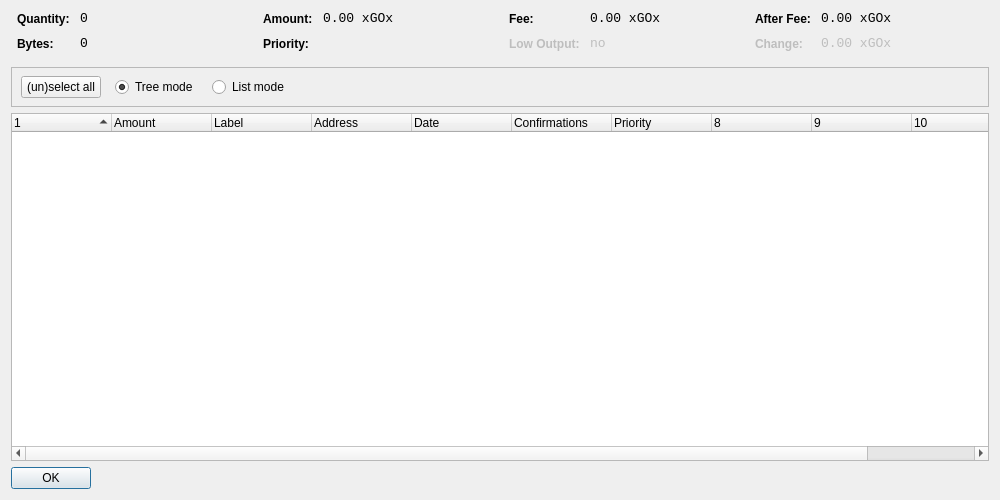
<?xml version="1.0" encoding="UTF-8"?>
<ui version="4.0">
 <class>CoinControlDialog</class>
 <widget class="QDialog" name="CoinControlDialog">
  <property name="geometry">
   <rect>
    <x>0</x>
    <y>0</y>
    <width>1000</width>
    <height>500</height>
   </rect>
  </property>
  <property name="windowTitle">
   <string>Coin Control</string>
  </property>
  <layout class="QVBoxLayout" name="verticalLayout">
   <item>
    <layout class="QHBoxLayout" name="horizontalLayoutTop" stretch="0,0,0,0">
     <property name="topMargin">
      <number>0</number>
     </property>
     <property name="bottomMargin">
      <number>10</number>
     </property>
     <item>
      <layout class="QFormLayout" name="formLayoutCoinControl1">
       <property name="horizontalSpacing">
        <number>10</number>
       </property>
       <property name="verticalSpacing">
        <number>10</number>
       </property>
       <property name="leftMargin">
        <number>6</number>
       </property>
       <property name="rightMargin">
        <number>6</number>
       </property>
       <item row="0" column="0">
        <widget class="QLabel" name="labelCoinControlQuantityText">
         <property name="styleSheet">
          <string notr="true">font-weight:bold;</string>
         </property>
         <property name="text">
          <string>Quantity:</string>
         </property>
        </widget>
       </item>
       <item row="0" column="1">
        <widget class="QLabel" name="labelCoinControlQuantity">
         <property name="font">
          <font>
           <family>Monospace</family>
           <pointsize>10</pointsize>
          </font>
         </property>
         <property name="cursor">
          <cursorShape>IBeamCursor</cursorShape>
         </property>
         <property name="contextMenuPolicy">
          <enum>Qt::ActionsContextMenu</enum>
         </property>
         <property name="text">
          <string notr="true">0</string>
         </property>
         <property name="textInteractionFlags">
          <set>Qt::LinksAccessibleByMouse|Qt::TextSelectableByKeyboard|Qt::TextSelectableByMouse</set>
         </property>
        </widget>
       </item>
       <item row="1" column="0">
        <widget class="QLabel" name="labelCoinControlBytesText">
         <property name="styleSheet">
          <string notr="true">font-weight:bold;</string>
         </property>
         <property name="text">
          <string>Bytes:</string>
         </property>
        </widget>
       </item>
       <item row="1" column="1">
        <widget class="QLabel" name="labelCoinControlBytes">
         <property name="font">
          <font>
           <family>Monospace</family>
           <pointsize>10</pointsize>
          </font>
         </property>
         <property name="cursor">
          <cursorShape>IBeamCursor</cursorShape>
         </property>
         <property name="contextMenuPolicy">
          <enum>Qt::ActionsContextMenu</enum>
         </property>
         <property name="text">
          <string notr="true">0</string>
         </property>
         <property name="textInteractionFlags">
          <set>Qt::LinksAccessibleByMouse|Qt::TextSelectableByKeyboard|Qt::TextSelectableByMouse</set>
         </property>
        </widget>
       </item>
      </layout>
     </item>
     <item>
      <layout class="QFormLayout" name="formLayoutCoinControl2">
       <property name="horizontalSpacing">
        <number>10</number>
       </property>
       <property name="verticalSpacing">
        <number>10</number>
       </property>
       <property name="leftMargin">
        <number>6</number>
       </property>
       <property name="rightMargin">
        <number>6</number>
       </property>
       <item row="0" column="0">
        <widget class="QLabel" name="labelCoinControlAmountText">
         <property name="styleSheet">
          <string notr="true">font-weight:bold;</string>
         </property>
         <property name="text">
          <string>Amount:</string>
         </property>
        </widget>
       </item>
       <item row="0" column="1">
        <widget class="QLabel" name="labelCoinControlAmount">
         <property name="font">
          <font>
           <family>Monospace</family>
           <pointsize>10</pointsize>
          </font>
         </property>
         <property name="cursor">
          <cursorShape>IBeamCursor</cursorShape>
         </property>
         <property name="contextMenuPolicy">
          <enum>Qt::ActionsContextMenu</enum>
         </property>
         <property name="text">
          <string notr="true">0.00 xGOx</string>
         </property>
         <property name="textInteractionFlags">
          <set>Qt::LinksAccessibleByMouse|Qt::TextSelectableByKeyboard|Qt::TextSelectableByMouse</set>
         </property>
        </widget>
       </item>
       <item row="1" column="0">
        <widget class="QLabel" name="labelCoinControlPriorityText">
         <property name="styleSheet">
          <string notr="true">font-weight:bold;</string>
         </property>
         <property name="text">
          <string>Priority:</string>
         </property>
        </widget>
       </item>
       <item row="1" column="1">
        <widget class="QLabel" name="labelCoinControlPriority">
         <property name="font">
          <font>
           <family>Monospace</family>
           <pointsize>10</pointsize>
          </font>
         </property>
         <property name="cursor">
          <cursorShape>IBeamCursor</cursorShape>
         </property>
         <property name="contextMenuPolicy">
          <enum>Qt::ActionsContextMenu</enum>
         </property>
         <property name="text">
          <string/>
         </property>
         <property name="textInteractionFlags">
          <set>Qt::LinksAccessibleByMouse|Qt::TextSelectableByKeyboard|Qt::TextSelectableByMouse</set>
         </property>
        </widget>
       </item>
      </layout>
     </item>
     <item>
      <layout class="QFormLayout" name="formLayoutCoinControl3">
       <property name="horizontalSpacing">
        <number>10</number>
       </property>
       <property name="verticalSpacing">
        <number>10</number>
       </property>
       <property name="leftMargin">
        <number>6</number>
       </property>
       <property name="rightMargin">
        <number>6</number>
       </property>
       <item row="0" column="0">
        <widget class="QLabel" name="labelCoinControlFeeText">
         <property name="styleSheet">
          <string notr="true">font-weight:bold;</string>
         </property>
         <property name="text">
          <string>Fee:</string>
         </property>
        </widget>
       </item>
       <item row="0" column="1">
        <widget class="QLabel" name="labelCoinControlFee">
         <property name="font">
          <font>
           <family>Monospace</family>
           <pointsize>10</pointsize>
          </font>
         </property>
         <property name="cursor">
          <cursorShape>IBeamCursor</cursorShape>
         </property>
         <property name="contextMenuPolicy">
          <enum>Qt::ActionsContextMenu</enum>
         </property>
         <property name="text">
          <string notr="true">0.00 xGOx</string>
         </property>
         <property name="textInteractionFlags">
          <set>Qt::LinksAccessibleByMouse|Qt::TextSelectableByKeyboard|Qt::TextSelectableByMouse</set>
         </property>
        </widget>
       </item>
       <item row="1" column="0">
        <widget class="QLabel" name="labelCoinControlLowOutputText">
         <property name="enabled">
          <bool>false</bool>
         </property>
         <property name="styleSheet">
          <string notr="true">font-weight:bold;</string>
         </property>
         <property name="text">
          <string>Low Output:</string>
         </property>
        </widget>
       </item>
       <item row="1" column="1">
        <widget class="QLabel" name="labelCoinControlLowOutput">
         <property name="enabled">
          <bool>false</bool>
         </property>
         <property name="font">
          <font>
           <family>Monospace</family>
           <pointsize>10</pointsize>
          </font>
         </property>
         <property name="cursor">
          <cursorShape>IBeamCursor</cursorShape>
         </property>
         <property name="contextMenuPolicy">
          <enum>Qt::ActionsContextMenu</enum>
         </property>
         <property name="text">
          <string notr="true">no</string>
         </property>
         <property name="textInteractionFlags">
          <set>Qt::LinksAccessibleByMouse|Qt::TextSelectableByKeyboard|Qt::TextSelectableByMouse</set>
         </property>
        </widget>
       </item>
      </layout>
     </item>
     <item>
      <layout class="QFormLayout" name="formLayoutCoinControl4">
       <property name="horizontalSpacing">
        <number>10</number>
       </property>
       <property name="verticalSpacing">
        <number>10</number>
       </property>
       <property name="leftMargin">
        <number>6</number>
       </property>
       <property name="rightMargin">
        <number>6</number>
       </property>
       <item row="0" column="0">
        <widget class="QLabel" name="labelCoinControlAfterFeeText">
         <property name="styleSheet">
          <string notr="true">font-weight:bold;</string>
         </property>
         <property name="text">
          <string>After Fee:</string>
         </property>
        </widget>
       </item>
       <item row="0" column="1">
        <widget class="QLabel" name="labelCoinControlAfterFee">
         <property name="font">
          <font>
           <family>Monospace</family>
           <pointsize>10</pointsize>
          </font>
         </property>
         <property name="cursor">
          <cursorShape>IBeamCursor</cursorShape>
         </property>
         <property name="contextMenuPolicy">
          <enum>Qt::ActionsContextMenu</enum>
         </property>
         <property name="text">
          <string notr="true">0.00 xGOx</string>
         </property>
         <property name="textInteractionFlags">
          <set>Qt::LinksAccessibleByMouse|Qt::TextSelectableByKeyboard|Qt::TextSelectableByMouse</set>
         </property>
        </widget>
       </item>
       <item row="1" column="0">
        <widget class="QLabel" name="labelCoinControlChangeText">
         <property name="enabled">
          <bool>false</bool>
         </property>
         <property name="styleSheet">
          <string notr="true">font-weight:bold;</string>
         </property>
         <property name="text">
          <string>Change:</string>
         </property>
        </widget>
       </item>
       <item row="1" column="1">
        <widget class="QLabel" name="labelCoinControlChange">
         <property name="enabled">
          <bool>false</bool>
         </property>
         <property name="font">
          <font>
           <family>Monospace</family>
           <pointsize>10</pointsize>
          </font>
         </property>
         <property name="cursor">
          <cursorShape>IBeamCursor</cursorShape>
         </property>
         <property name="contextMenuPolicy">
          <enum>Qt::ActionsContextMenu</enum>
         </property>
         <property name="text">
          <string notr="true">0.00 xGOx</string>
         </property>
         <property name="textInteractionFlags">
          <set>Qt::LinksAccessibleByMouse|Qt::TextSelectableByKeyboard|Qt::TextSelectableByMouse</set>
         </property>
        </widget>
       </item>
      </layout>
     </item>
    </layout>
   </item>
   <item>
    <widget class="QFrame" name="frame">
     <property name="minimumSize">
      <size>
       <width>0</width>
       <height>40</height>
      </size>
     </property>
     <property name="frameShape">
      <enum>QFrame::StyledPanel</enum>
     </property>
     <property name="frameShadow">
      <enum>QFrame::Sunken</enum>
     </property>
     <widget class="QWidget" name="horizontalLayoutWidget">
      <property name="geometry">
       <rect>
        <x>10</x>
        <y>0</y>
        <width>781</width>
        <height>41</height>
       </rect>
      </property>
      <layout class="QHBoxLayout" name="horizontalLayoutPanel" stretch="0,0,0,0,0">
       <property name="spacing">
        <number>14</number>
       </property>
       <item>
        <widget class="QPushButton" name="pushButtonSelectAll">
         <property name="sizePolicy">
          <sizepolicy hsizetype="Maximum" vsizetype="Fixed">
           <horstretch>0</horstretch>
           <verstretch>0</verstretch>
          </sizepolicy>
         </property>
         <property name="text">
          <string>(un)select all</string>
         </property>
        </widget>
       </item>
       <item>
        <widget class="QRadioButton" name="radioTreeMode">
         <property name="sizePolicy">
          <sizepolicy hsizetype="Maximum" vsizetype="Fixed">
           <horstretch>0</horstretch>
           <verstretch>0</verstretch>
          </sizepolicy>
         </property>
         <property name="text">
          <string>Tree mode</string>
         </property>
         <property name="checked">
          <bool>true</bool>
         </property>
        </widget>
       </item>
       <item>
        <widget class="QRadioButton" name="radioListMode">
         <property name="sizePolicy">
          <sizepolicy hsizetype="Maximum" vsizetype="Fixed">
           <horstretch>0</horstretch>
           <verstretch>0</verstretch>
          </sizepolicy>
         </property>
         <property name="text">
          <string>List mode</string>
         </property>
        </widget>
       </item>
       <item>
        <spacer name="horizontalSpacer">
         <property name="orientation">
          <enum>Qt::Horizontal</enum>
         </property>
         <property name="sizeHint" stdset="0">
          <size>
           <width>40</width>
           <height>20</height>
          </size>
         </property>
        </spacer>
       </item>
      </layout>
     </widget>
    </widget>
   </item>
   <item>
    <widget class="CoinControlTreeWidget" name="treeWidget">
     <property name="contextMenuPolicy">
      <enum>Qt::CustomContextMenu</enum>
     </property>
     <property name="sortingEnabled">
      <bool>false</bool>
     </property>
     <property name="columnCount">
      <number>11</number>
     </property>
     <attribute name="headerShowSortIndicator" stdset="0">
      <bool>true</bool>
     </attribute>
     <attribute name="headerStretchLastSection">
      <bool>false</bool>
     </attribute>
     <column>
      <property name="text">
       <string/>
      </property>
     </column>
     <column>
      <property name="text">
       <string>Amount</string>
      </property>
     </column>
     <column>
      <property name="text">
       <string>Label</string>
      </property>
     </column>
     <column>
      <property name="text">
       <string>Address</string>
      </property>
     </column>
     <column>
      <property name="text">
       <string>Date</string>
      </property>
     </column>
     <column>
      <property name="text">
       <string>Confirmations</string>
      </property>
      <property name="toolTip">
       <string>Confirmed</string>
      </property>
     </column>
     <column>
      <property name="text">
       <string>Priority</string>
      </property>
     </column>
     <column>
      <property name="text">
       <string/>
      </property>
     </column>
     <column>
      <property name="text">
       <string/>
      </property>
     </column>
     <column>
      <property name="text">
       <string/>
      </property>
     </column>
     <column>
      <property name="text">
       <string/>
      </property>
     </column>
    </widget>
   </item>
   <item>
    <widget class="QDialogButtonBox" name="buttonBox">
     <property name="sizePolicy">
      <sizepolicy hsizetype="Maximum" vsizetype="Fixed">
       <horstretch>0</horstretch>
       <verstretch>0</verstretch>
      </sizepolicy>
     </property>
     <property name="orientation">
      <enum>Qt::Horizontal</enum>
     </property>
     <property name="standardButtons">
      <set>QDialogButtonBox::Ok</set>
     </property>
    </widget>
   </item>
  </layout>
 </widget>
 <customwidgets>
  <customwidget>
   <class>CoinControlTreeWidget</class>
   <extends>QTreeWidget</extends>
   <header>coincontroltreewidget.h</header>
  </customwidget>
 </customwidgets>
 <resources/>
 <connections/>
</ui>
